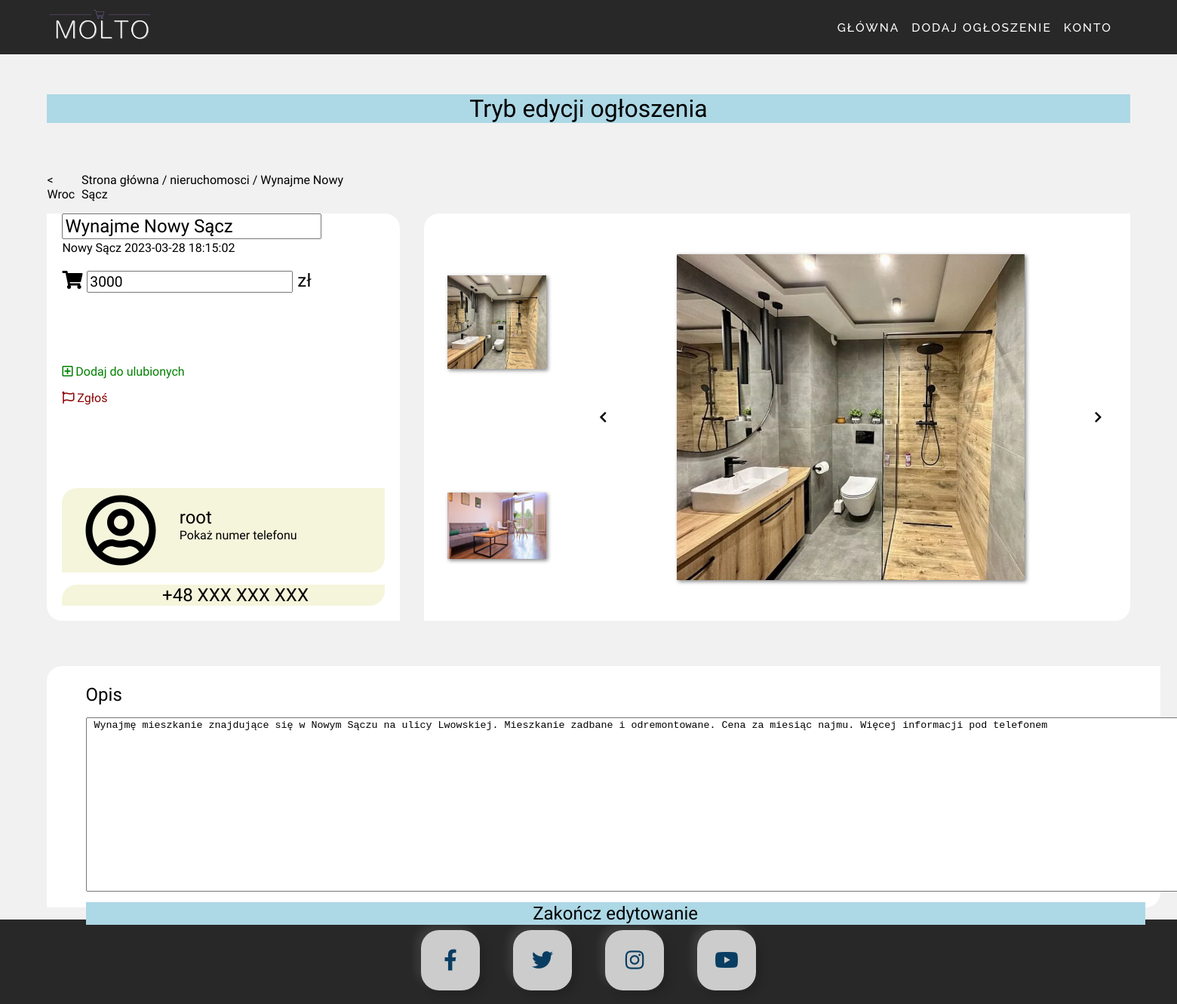
/editAnn.php?id=15, run on the app's committed database.
### tables this page shows
CREATE TABLE `announcement` (
  `id` int(11) NOT NULL,
  `category` enum('motoryzacja','elektronika','ubrania','dom','nieruchomosci','rozrywka') NOT NULL,
  `title` tinytext NOT NULL,
  `description` text NOT NULL,
  `value` float NOT NULL,
  `img_link` text NOT NULL,
  `contact` text NOT NULL,
  `location` tinytext NOT NULL,
  `date` datetime NOT NULL,
  `user_owner` int(11) NOT NULL,
  `img_id` int(11) NOT NULL
);

CREATE TABLE `user` (
  `id` int(11) NOT NULL,
  `username` text NOT NULL,
  `password` text NOT NULL,
  `email` text NOT NULL,
  `phone_number` tinytext NOT NULL,
  `favorites` tinytext NOT NULL
);

CREATE TABLE `imgdata` (
  `id` int(11) NOT NULL,
  `first_img_link` text NOT NULL,
  `second_img_link` text NOT NULL,
  `third_img_link` text NOT NULL
);

### announcement.php (called while the page is built, shortened)
<?php
class Announcement{
    function __construct($id, $category, $title, $description, $value, $img_link, $contact, $location, $date, $user_owner, $img_id) {
        $this->id = $id;
        $this->title = $title;
        $this->category = $category;
        $this->description = $description;
        $this->value = $value;
        $this->img_link = $img_link;
        $this->location = $location;
        $this->date = $date;
      }
    public static function getById(int $id){
        $conn = DatabaseConnect::connect();
        $cmd = mysqli_prepare($conn, "SELECT * FROM announcement WHERE id=?");
        mysqli_stmt_bind_param($cmd, "i", $id);
        mysqli_stmt_execute($cmd);
        $getResult = mysqli_stmt_get_result($cmd);
        $row = mysqli_fetch_row($getResult);
        if(isset($row)){
            return new Announcement($row[0],$row[1],$row[2],$row[3],$row[4],$row[5],$row[6],$row[7],$row[8],$row[9],$row[10]);
        }else{
            throw new Exception("Cannot find announcement", 1);
        }
    }
    public static function getUserById(int $id){
        $conn = DatabaseConnect::connect();
        $cmd = mysqli_prepare($conn, "SELECT username FROM user WHERE id=?");
        mysqli_stmt_bind_param($cmd, "i", $id);
        mysqli_stmt_execute($cmd);
        $getResult = mysqli_stmt_get_result($cmd);
        $row = mysqli_fetch_row($getResult);
        if(isset($row)){
            return $row[0];
        }else{
            throw new Exception("Cannot find announcement", 1);
        }
    }
    public static function getImgById(int $id){
        $conn = DatabaseConnect::connect();
        $cmd = mysqli_prepare($conn, "SELECT first_img_link,second_img_link,third_img_link FROM imgdata WHERE id=?");
        mysqli_stmt_bind_param($cmd, "i", $id);
        mysqli_stmt_execute($cmd);
        $getResult = mysqli_stmt_get_result($cmd);
        $row = mysqli_fetch_row($getResult);
        if(isset($row)){
            return $row;
        }else{
            throw new Exception("Cannot find announcement", 1);
        }
    }
}
?>

### editAnn.php (the view, shortened to what this page needs)
<!DOCTYPE html>
<html lang="pl">
<head>
    <link rel="stylesheet" href="style/main.css">
    <link rel="stylesheet" href="style/annstyle.css" MEDIA="(min-width: 1250px)">
    <link rel="stylesheet" href="style/annstylephone.css" MEDIA="(max-width: 1249px)">
    <link rel="stylesheet" href="https://cdnjs.cloudflare.com/ajax/libs/font-awesome/5.13.0/css/all.min.css">
</head>
<body>
<?php
        include_once("page.php");
    ?>
    <main>
<?php
include_once("announcement.php");
if (session_status() === PHP_SESSION_NONE) {
    if(isset($_SESSION['logged']) && $_SESSION['logged'] == TRUE){
        $userId = User::userId($_SESSION['username']);
    }else{
        $userId = NULL;
    }
}
if(!isset($_GET["id"]) || !is_numeric($_GET["id"]) || $_GET["id"] <= 0){
    show_error("Nie można znaleźć ogłoszenia");
}else{
    echo '<div class="editAnnInfo"><h1>Tryb edycji ogłoszenia</h1></div>';
     echo '<form action="editAnnList.php" method="POST">
            <input type="number" name="id" value="'.$_GET["id"].'" hidden>';
    try {
        $announcement = Announcement::getById($_GET["id"]);
        echo '<div class="annNavBack">';
        echo '<p><a href="index.php">< Wroc</a></p>';
        echo '<p><a href="index.php">Strona główna</a> / <a href="category.php?category='.$announcement->category.'">'.$announcement->category.'</a> / '.htmlspecialchars($announcement->title).'</p>';
        echo '</div>';
        echo '<div class="middleContent">';
        echo '<div class="leftBlock">';
        echo '<div class="annInfo">';
        echo '<input type="text" name="titleEdit" value="'.htmlspecialchars($announcement->title).'">';
        echo '<p>'.htmlspecialchars($announcement->location)." ".$announcement->date.'</p>';
        echo '<h2><i class="fas fa-shopping-cart"></i> <input type="number" name="valueEdit" value='.$announcement->value.'> zł</h2>';
        echo '</div>';
        echo '<div class="annButtons">';
        echo '<p><a href="action.php?id_favorite='.$announcement->id.'&id_user='.$userId.'"><i class="far fa-plus-square"></i> Dodaj do ulubionych</a></p>';
        echo '<p><a href="action.php?id='.$announcement->id.'"><i class="far fa-flag"></i> Zgłoś</a></p>';
        echo '</div>';
        echo '<div class="annContact">';
        echo '<div class="userProfil">';
        echo '<h2><i class="far fa-user-circle"></i></h2><div><h2>'.Announcement::getUserById($announcement->user_owner).'</h2><p style="cursor: pointer" onclick="show_phone_number()">Pokaż numer telefonu</p></div>';
        echo '</div>';
        echo '<div class="phone">';
        echo '<div><h2 id="phone_number">+48 XXX XXX XXX</h2></div>';
        echo '</div>';
        echo '</div>';
        echo '</div>';
        echo '<div class="rightBlock">';
        echo '<div class="imgColumn">';
        for ($i=0; $i < 3; $i++) {
            if(Announcement::getImgById($announcement->img_id)[$i] != "NULL"){
                echo '<img src="ann_img/'.Announcement::getImgById($announcement->img_id)[$i].'">';
            }
        }?>
        <?php
        echo '</div>';
        echo '<div class="mainImg">';
        echo '<i class="fas fa-chevron-left" onclick="previous_img()"></i>';
        echo '<img src="ann_img/'.$announcement->img_link.'" id="main_img">';
        echo '<i class="fas fa-chevron-right" onclick="next_img()"></i>';
        echo '</div>';
        echo '</div>';
        echo '</div>';
    } catch (Exception $e) {
       show_error("Wystąpił błąd podczas ładowania ogłoszenia");
    }
}
?>
</main>
<section>
    <div id="description">
        <h2>Opis</h2>
        <p> <textarea name="descriptionEdit" rows="15" cols="230"> <?php echo htmlspecialchars("$announcement->description") ?></textarea><button type="submit" name="edit">Zakończ edytowanie</button></p>
    </div>
</section>
</body>
</html>

### style/main.css (style rules this page uses)
body { background-color: #f1f1f1; margin: 0; }
main { background-color: #f1f1f1; }

### style/annstyle.css (style rules this page uses)
main { padding: 4vh 4vw 0vh 4vw; }
section { padding: 0vh 4vw 2vh 4vw; }
p { font-family: "Prompt", sans-serif; font-weight: 100; margin-top: 0.1em; }
h2 { font-family: "Prompt", sans-serif; font-weight: 400; }
a { text-decoration: none; color: inherit; }
.annNavBack { margin-top: 8vh; min-width: 400px; width: 26vw; display: flex; justify-content: space-between; font-family: "Prompt", sans-serif; font-weight: 100; }
.annNavBack a { text-decoration: none; color: black; }
.annButtons { padding: 0px 20px 0px 20px; }
.annButtons p:nth-child(1) { color: green; cursor: pointer; width: 45%; }
.annButtons p:nth-child(2) { color: darkred; cursor: pointer; width: 25%; }
.middleContent { display: flex; justify-content: space-between; height: 75vh; }
.leftBlock { display: flex; flex-direction: column; justify-content: space-between; border-radius: 0px 20px 0px 20px; background-color: white; height: 90%; width: 40%; }
.leftBlock .annInfo { padding: 0px 20px 0px 20px; }
.leftBlock .annInfo h2 { font-family: "Prompt", sans-serif; font-weight: 400; margin-bottom: 0; }
.leftBlock .annInfo p { font-family: "Prompt", sans-serif; font-weight: 100; margin-top: 0.1em; }
.leftBlock .annContact { margin: 0px 20px 20px 20px; }
.leftBlock .annContact .userProfil { border-radius: 20px 0px 20px 0px; background-color: beige; display: flex; justify-content: left; align-items: center; height: 14vh; }
.leftBlock .annContact .phone { border-radius: 20px 0px 20px 0px; background-color: beige; margin-top: 2vh; display: flex; justify-content: center; }
.leftBlock .annContact .userProfil div { display: flex; flex-direction: column; justify-content: center; }
.leftBlock .annContact .userProfil p { margin-left: 2vw; margin-top: 0px; }
.leftBlock .annContact h2 { margin-top: 0; margin-left: 2vw; font-family: "Prompt", sans-serif; font-weight: 400; margin-bottom: 0; }
.leftBlock .annContact .userProfil i { font-size: 4em; }
.rightBlock { display: flex; justify-content: space-around; border-radius: 20px 0px 20px 0px; margin-left: 2vw; background-color: white; height: 90%; width: 80%; }
.rightBlock .imgColumn { display: flex; margin-left: 2vw; flex-direction: column; justify-content: space-around; max-height: 100%; width: 20%; }
.rightBlock .imgColumn img { object-fit: cover; object-position: 100% 0; width: 80%; box-shadow: 2px 2px 5px gray; }
.mainImg { width: 90%; display: flex; justify-content: space-around; align-items: center; }
.mainImg img { margin: auto; object-fit: cover; object-position: 0 0; max-height: 80%; max-width: 80%; box-shadow: 2px 2px 5px gray; }
.mainImg i { cursor: pointer; margin: 5%; }
form input[name="titleEdit"] { font-family: "Prompt", sans-serif; font-weight: 400; font-size: 1.5em; }
form input[name="valueEdit"] { font-family: "Prompt", sans-serif; font-weight: 400; font-size: 0.8em; }
form { display: flex; flex-direction: column; align-content: center; justify-content: center; }
button { margin-top: 10px; font-family: "Prompt", sans-serif; text-align: center; background-color: lightblue; font-weight: 400; margin-bottom: 0; font-size: 1.5em; border: none; width: 100%; }
.editAnnInfo h1 { font-family: "Prompt", sans-serif; text-align: center; background-color: lightblue; font-weight: 400; margin-bottom: 0; }
#description { padding: 0px 20px 0px 20px; background-color: white; width: 100%; height: 40vh; border-radius: 20px 0px 20px 0px; }
#description h2 { padding-top: 1em; margin-top: 0; margin-left: 2vw; font-family: "Prompt", sans-serif; font-weight: 400; margin-bottom: 0; }
#description p { margin-left: 2vw; font-family: "Prompt", sans-serif; font-weight: 100; margin-top: 1em; }

### data on the page
announcement: category "nieruchomosci", title "Wynajme Nowy Sącz", titleEdit "Wynajme Nowy Sącz", location "Nowy Sącz", date "2023-03-28 18:15:02", valueEdit "3000", user_owner.username "root", img.first_img_link (picture), img.second_img_link (picture), img_link (picture), descriptionEdit "Wynajmę mieszkanie znajdujące się w Nowym Sączu na ulicy Lwowskiej. Mieszkanie zadbane i odremontowane. Cena za miesiąc najmu. Więcej informacji pod telefonem"
